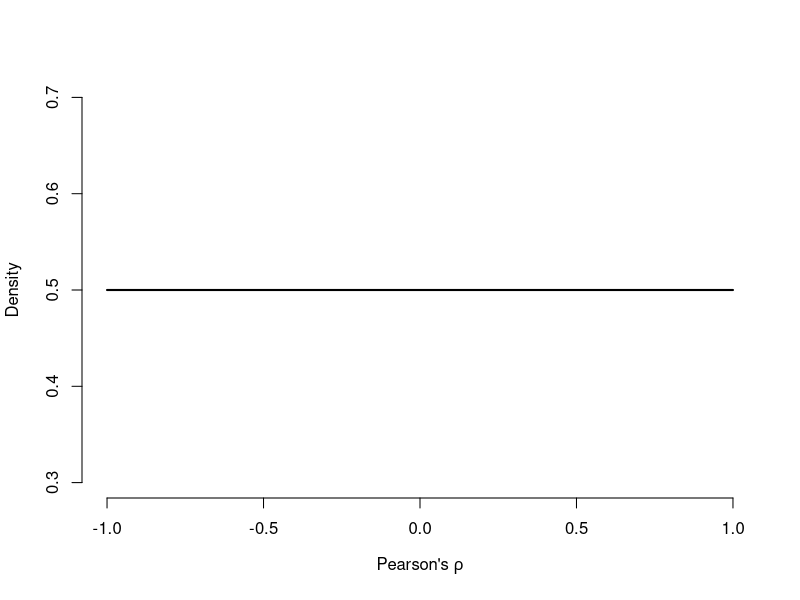
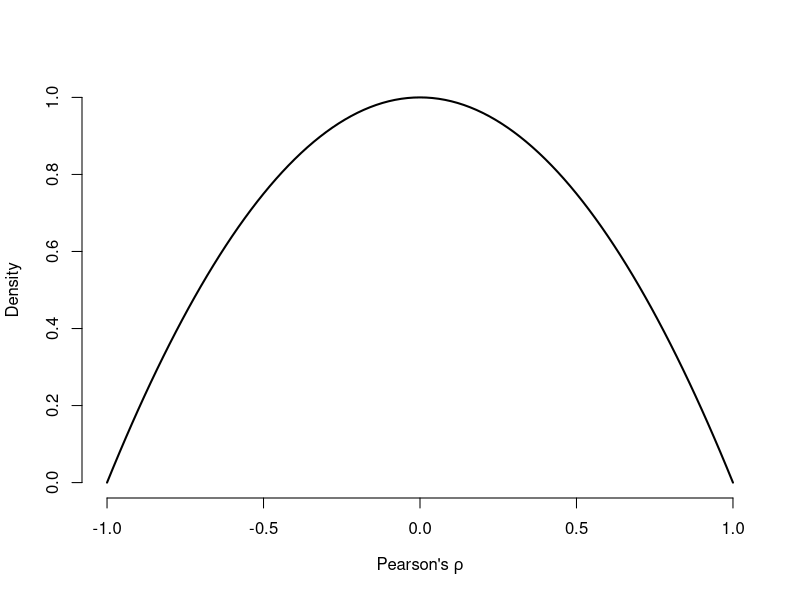
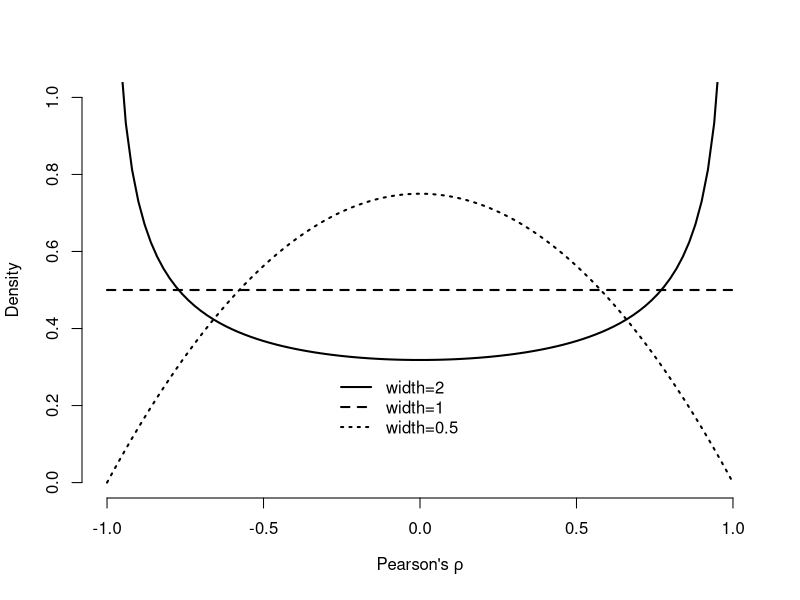

R code for these plots, in order:
# Lecture 4 - Bayesian inference for correlations

# Goal: given observed (sample) correlation (Pearson's r), infer things about
# population correlation parameter, denoted "rho"

# with any Bayesian inference, one must choose prior
# objective Bayes -- use "default" priors when possible


# Jasp default -- uniform prior

x=seq(-1,1,length.out=200)
plot(x, dunif(x,-1,1), type="l",
     lwd=2, bty="n",
     xlab = expression(paste("Pearson's ",rho)),
     ylab = "Density")


# Jeffreys (1961) - recommended prior of the form 1-r^2

curve(1-x^2, from=-1, to=1,
      bty="n", lwd=2,
      xlab=expression(paste("Pearson's ",rho)),
      ylab="Density")

# this works well if our prior belief has more mass at a
# correlation of 0.  But we might have two other types
# of prior belief:
# 
# 1. flat (uniform) prior (just like binomial example)
# 2. higher prior belief at the "ends" +/- 1
# for example, if we were doing psychometrics and 
# testing the test/retest reliability of a scale,
# we might place a larger degree of belief that the correlation
# is closer to +/- 1 than to 0.

# Solution - use the "stretched Beta prior"
# formula for this prior can be found in 
# Ly, Marsman, & Wagenmakers (2018), equation 13


stretchedBeta = function(x,width){
  (1-x^2)^(1/width-1)/beta(0.5,1/width)
}

# note - Ly et al. parameterized this prior in terms of a tuning
# parameter alpha. JASP uses "width"...they are inversely 
# related: width = 1/alpha

curve(stretchedBeta(x, width=2), from=-1, to=1,
      bty="n", lwd=2,
      xlab=expression(paste("Pearson's ",rho)),
      ylab="Density",
      ylim=c(0,1))

curve(stretchedBeta(x, width=1),
      lwd=2, lty=2, add=T)

curve(stretchedBeta(x, width=0.5),
      lwd=2, lty=3, add=T)

legend(x=-0.3, y=0.3, legend=c("width=2","width=1","width=0.5"), 
       lwd=2, lty=1:3, bty="n")


# roughly, the "width" parameter controls
# how wide the peak is around 0.
# as width decreases, the prior becomes more
# peaked.  Width=1 --> flat, width=2 --> peaked at ends
